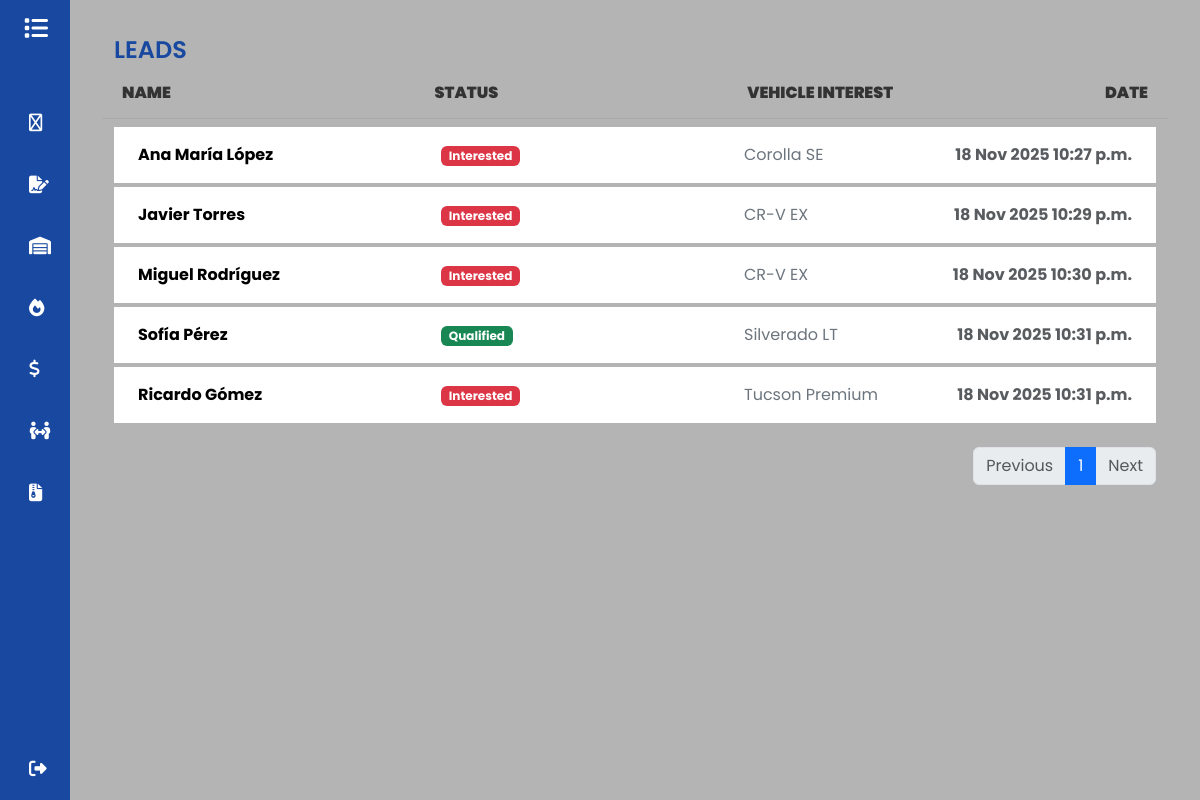
The app's page /leads (signed in) with its own data.
### GDMFX/models.py (models this page shows, shortened)
class Leads(models.Model):
    name = models.CharField(max_length=150)
    interested = models.ForeignKey(Vehicles, on_delete=models.SET_NULL, null=True, blank=True)
    source = models.CharField(max_length=150)
    LEAD_STATUS_CHOICES = [
        ('Interested', 'Interested'),
        ('Contacted', 'Contacted'),
        ('Qualified', 'Qualified'),
    ]
    status = models.CharField(max_length=20, choices=LEAD_STATUS_CHOICES, default='Interested')
    user = models.ForeignKey(User, on_delete=models.SET_NULL, null=True, blank=True)
    contact_date = models.DateTimeField(null=True, blank=True)
    bullet = models.DecimalField(max_digits=12, decimal_places=2, null=True, blank=True)

class Vehicles(models.Model):
    vin = models.CharField(max_length=17, unique=True)
    brand = models.CharField(max_length=50)
    model = models.CharField(max_length=50)
    CONDITION_CHOICES = [
        ('Used', 'Used'),
        ('New', 'New'),
    ]
    condition = models.CharField(max_length=10, choices=CONDITION_CHOICES)
    km = models.IntegerField(default=0)
    color = models.CharField(max_length=50)
    price_adquisition = models.DecimalField(max_digits=12, decimal_places=2, null=True, blank=True)
    selling_price = models.DecimalField(max_digits=12, decimal_places=2, null=True, blank=True)
    integration_date = models.DateField(null=True, blank=True)
    STATUS_CHOICES = [
        ('Available', 'Available'),
        ('Sold', 'Sold'),
    ]
    status = models.CharField(max_length=10, choices=STATUS_CHOICES)
    user = models.ForeignKey(User, on_delete=models.CASCADE)

### GDMFX/views.py (the view)
# urls.py: path('leads', views.leads, name='leads'),
@login_required
def leads(request):
    leads = Leads.objects.filter(user=request.user)
    paginator = Paginator(leads, ITEMS_PER_PAGE)
    page_number = request.GET.get('page')
    page_obj = paginator.get_page(page_number)
    return render(request, 'leads.html',{'leads': page_obj} )

### GDMFX/templates/leads.html
{% extends 'base.html' %}
{% load static %}
{% block content %}
<div class="container mt-3">
    <h1 style="color: #1848a0;">LEADS</h1>
    <div class="row mb-2 d-none d-md-flex" style="font-weight: 600; color: #333; border-bottom: 1px solid #aaa; padding-bottom: 5px;">
        <div class="col-12">
            <div class="d-flex align-items-center">
                <strong class="p-2" style="width: 30%;">NAME</strong>
                <strong class="p-2" style="width: 30%;">STATUS</strong>
                <strong class="p-2" style="width: 20%;">VEHICLE INTEREST</strong>
                <strong class="ms-auto p-2 text-end" style="width: 20%;">DATE</strong>
            </div>
        </div>
    </div>
    {% for lead in leads.object_list %}
    <div class="row mt-1">
        <div class="col">
            <ul class="list-group">
                <a href="{% url 'show_lead' lead.id %}" style="text-decoration: none;">
                    <li class="list-group-item d-flex align-items-center list-group-item-action border-0">
                        <div class="p-2" style="width: 30%;">
                            <strong style="color: #000;">{{ lead.name }}</strong>
                        </div>
                        <div class="p-2" style="width: 30%;">
                            {% if lead.status == 'Qualified' %}
                                <span class="badge bg-success">{{ lead.get_status_display }}</span>
                            {% elif lead.status == 'Contacted' %}
                                <span class="badge bg-warning text-dark">{{ lead.get_status_display }}</span>
                            {% else %}
                                <span class="badge bg-danger">{{ lead.get_status_display }}</span>
                            {% endif %}
                        </div>
                        <div class="p-2" style="width: 20%; color: #333;">
                            {% if lead.interested %}
                                <span class="text-secondary">{{ lead.interested.model }}</span>
                            {% else %}
                                <span class="text-muted">General Inquiry</span>
                            {% endif %}
                        </div>
                        <div class="ms-auto p-2 text-end" style="width: 20%;">
                            <strong class="text-muted">{{ lead.contact_date|date:"d M Y h:i a" }}</strong>
                        </div>
                    </li>
                </a>
            </ul>
        </div>
    </div>
    {% empty %}
    <div class="alert alert-info mt-3" role="alert">
        No hay leads registrados para este usuario.
    </div>
    {% endfor %}
    <nav aria-label="Page navigation" class="mt-4">
        <ul class="pagination justify-content-end">
            {% if leads.has_previous %}
                <li class="page-item">
                    <a class="page-link" href="?page={{ leads.previous_page_number }}">Previous</a>
                </li>
            {% else %}
                <li class="page-item disabled">
                    <a class="page-link" tabindex="-1" aria-disabled="true">Previous</a>
                </li>
            {% endif %}
            {% for i in leads.paginator.page_range %}
                {% if leads.number == i %}
                    <li class="page-item active" aria-current="page"><a class="page-link" href="#">{{ i }}</a></li>
                {% else %}
                    <li class="page-item"><a class="page-link" href="?page={{ i }}">{{ i }}</a></li>
                {% endif %}
            {% endfor %}
            {% if leads.has_next %}
                <li class="page-item">
                    <a class="page-link" href="?page={{ leads.next_page_number }}">Next</a>
                </li>
            {% else %}
                <li class="page-item disabled">
                    <a class="page-link" tabindex="-1" aria-disabled="true">Next</a>
                </li>
            {% endif %}
        </ul>
    </nav>
</div>
{% endblock %}

### static/css/base.css (style rules this page uses)
a { text-decoration: none; }
li { list-style: none; }
h1 { font-weight: 600; font-size: 1.5rem; }
html, body { height: 100%; margin: 0; padding: 0; }
body { background-color: #b4b4b4; font-family: 'Poppins', sans-serif; }

### records on screen
Leads: name "Ana María López", status "Interested", interested.model "Corolla SE", contact_date "18 Nov 2025 10:27 p.m."
Leads: name "Javier Torres", status "Interested", interested.model "CR-V EX", contact_date "18 Nov 2025 10:29 p.m."
Leads: name "Miguel Rodríguez", status "Interested", interested.model "CR-V EX", contact_date "18 Nov 2025 10:30 p.m."
Leads: name "Sofía Pérez", status "Qualified", interested.model "Silverado LT", contact_date "18 Nov 2025 10:31 p.m."
Leads: name "Ricardo Gómez", status "Interested", interested.model "Tucson Premium", contact_date "18 Nov 2025 10:31 p.m."

### other values on screen
{{ i }} "1"
